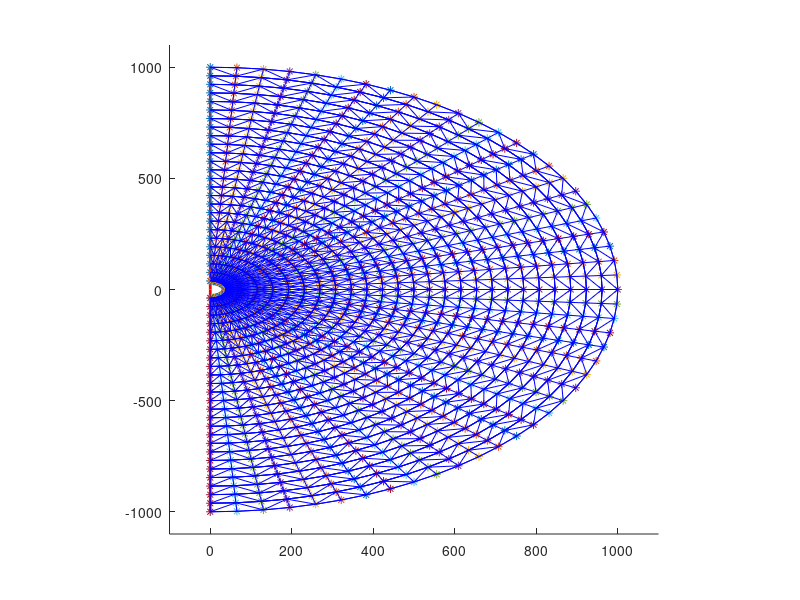

Write the MATLAB code that produced this figure.
%% Domain Size %%
prompt1 = {'Enter domain radius required from centre of breakwater'};
dfin  = {'1000'};
r = inputdlg(prompt1,'Input',[1,60],dfin);
r = str2double(r);
prompt1 = {'No. of parts circumferentially (enter even no)'};
dfin  = {'48'};
a = inputdlg(prompt1,'Input',[1,60],dfin);
a = str2double(a);
prompt1 = {'No. of parts radially'};
dfin  = {'26'};
b = inputdlg(prompt1,'Input',[1,60],dfin);
b = str2double(b);
%% Breakwater size and coordinates %%
prompt1 = {'Enter number of corner points for the breakwater'};
dfin  = {'4'};
m = inputdlg(prompt1,'Input',[1,60],dfin);
m = str2double(m);
breakwater_coord = zeros(m,2);
for i=1:m
    c = 1:2;
    c = arrayfun(@num2str, c, 'uni',0);
    prompt2 = c;
    inbuiltip = zeros(1,2);
    inbuiltip = arrayfun(@num2str, inbuiltip, 'uni',0);
    dfin2  = inbuiltip;
    dlgtitle = (['Point Number',num2str(i)]);
    mat = inputdlg(prompt2,dlgtitle,[1,60],dfin2);
    breakwater_coord(i,1:2) = str2double(mat');
    breakwater_coord(i,3) = sqrt((breakwater_coord(i,1))^2+(breakwater_coord(i,2))^2);
end

%% Node value Retaintion %%
min_radius = min(abs(breakwater_coord(:,3)));
theta = linspace( pi/2, -pi/2, a+1);
radial_radius = linspace(r,min_radius,b+1);
x = radial_radius'*cos(theta);
y = radial_radius'*sin(theta);

%% Removal from Breakwater %%
xnu = [];
for i = 1:b+1
    xnu = [xnu x(i,:)];
end
ynu = [];
for i = 1:b+1
    ynu = [ynu y(i,:)];
end
[in,on] = inpolygon(xnu,ynu,breakwater_coord(:,1)',breakwater_coord(:,2)');
x_in = [];
y_in = [];
index_in = [];
index_circum = [];
index_radial = [];
for i=1:length(in)
    if(in(i)==1)
        x_in = [x_in xnu(i)];
        y_in = [y_in ynu(i)];
        index_in = [index_in i];
        if(rem(i,(a+1))==0)
            index_circum = [index_circum a+1];
            index_radial = [index_radial (floor(i/(a+1)))];
        else
            index_circum = [index_circum rem(i,a+1)];
            index_radial = [index_radial (floor(i/(a+1))+1)];
        end
    end 
end
index_circum_radial(1,:) = index_circum(1,:);
index_circum_radial(2,:) = index_radial(1,:);
% poly1 = polyshape(breakwater_coord(:,1)',breakwater_coord(:,2)');
% out1_new = [];
% for i=1:length(x_in)
%     lineseg = [0 0; x_in(i) y_in(i)];
%     [in1,out1] = intersect(poly1,lineseg);
%     out1_new = [out1_new out1];
% end

%% Point intersection with breakwater line %%
upper_angle = atand(breakwater_coord(2,2)/breakwater_coord(2,1));
lower_angle = atand(breakwater_coord(3,2)/breakwater_coord(3,1));
angles = atand(y_in./x_in);
y_extend =[];
x_extend =[];
for i = 1:length(x_in)
    if (angles(i)>upper_angle)
        y_extend = [y_extend breakwater_coord(1,2)];
        x_extend = [x_extend breakwater_coord(1,2)/tand(angles(1,i))];
    elseif(angles(i)<=upper_angle && angles(i)>=lower_angle)
        y_extend = [y_extend breakwater_coord(2,1)*tand(angles(1,i))];
        x_extend = [x_extend breakwater_coord(2,1)];
    else
        y_extend = [y_extend breakwater_coord(4,2)];
        x_extend = [x_extend breakwater_coord(4,2)/tand(angles(1,i))];
    end
end

%% Rectification %%
for i=1:length(x_extend)
    x(index_circum_radial(2,i),index_circum_radial(1,i)) = x_extend(1,i);
    y(index_circum_radial(2,i),index_circum_radial(1,i)) = y_extend(1,i);
end

%% Triangular element formation%%
nodal = zeros(3*b,4*a);
for j=1:b
    for i=1:a
        if(rem(i,2)==0)
            nodal(3*j-2,4*i-3) = x(j,i);
            nodal(3*j-2,4*i-2) = y(j,i);
            nodal(3*j-1,4*i-3) = x(j,i+1);
            nodal(3*j-1,4*i-2) = y(j,i+1);
            nodal(3*j,4*i-3)   = x(j+1,i);
            nodal(3*j,4*i-2)   = y(j+1,i);
            nodal(3*j-2,4*i-1) = x(j,i+1);
            nodal(3*j-2,4*i)   = y(j,i+1);
            nodal(3*j-1,4*i-1) = x(j+1,i+1);
            nodal(3*j-1,4*i)   = y(j+1,i+1);
            nodal(3*j,4*i-1)   = x(j+1,i);
            nodal(3*j,4*i)     = y(j+1,i);
        else
            nodal(3*j-2,4*i-3) = x(j,i);
            nodal(3*j-2,4*i-2) = y(j,i);
            nodal(3*j-1,4*i-3) = x(j+1,i+1);
            nodal(3*j-1,4*i-2) = y(j+1,i+1);
            nodal(3*j,4*i-3)   = x(j+1,i);
            nodal(3*j,4*i-2)   = y(j+1,i);
            nodal(3*j-2,4*i-1) = x(j,i);
            nodal(3*j-2,4*i)   = y(j,i);
            nodal(3*j-1,4*i-1) = x(j,i+1);
            nodal(3*j-1,4*i)   = y(j,i+1);
            nodal(3*j,4*i-1)   = x(j+1,i+1);
            nodal(3*j,4*i)     = y(j+1,i+1);
        end
    end
end

%% Plot the domain along with Breakwater %%
f = figure('Name','FEM_Breakwater','NumberTitle','off','Units','normalized','Position',[0 0 0.4 0.4]);
line(breakwater_coord(:,1),breakwater_coord(:,2),'color','k','linewidth',2);
hold on;
line([0,0],[-r,breakwater_coord(end,2)],'color','r','linewidth',2);
hold on;
line([0,0],[breakwater_coord(1,2),r],'color','r','linewidth',2);
hold on;
plot(x,y,'*');
hold on;
for i=1:b+1
    plot(x(i,:),y(i,:),'b','linewidth',0.01); 
    hold on;
end
hold on;
for i=1:b
    for j=1:a
        line(nodal(3*i-2:3*i,4*j-3),nodal(3*i-2:3*i,4*j-2),'color','b','linewidth',0.01);
        line(nodal(3*i-2:3*i,4*j-1),nodal(3*i-2:3*i,4*j),'color','b','linewidth',0.01);
    end
end
xlim([0-r*.1 r*1.1]);
ylim([-r*1.1 r*1.1]);
axis square;
